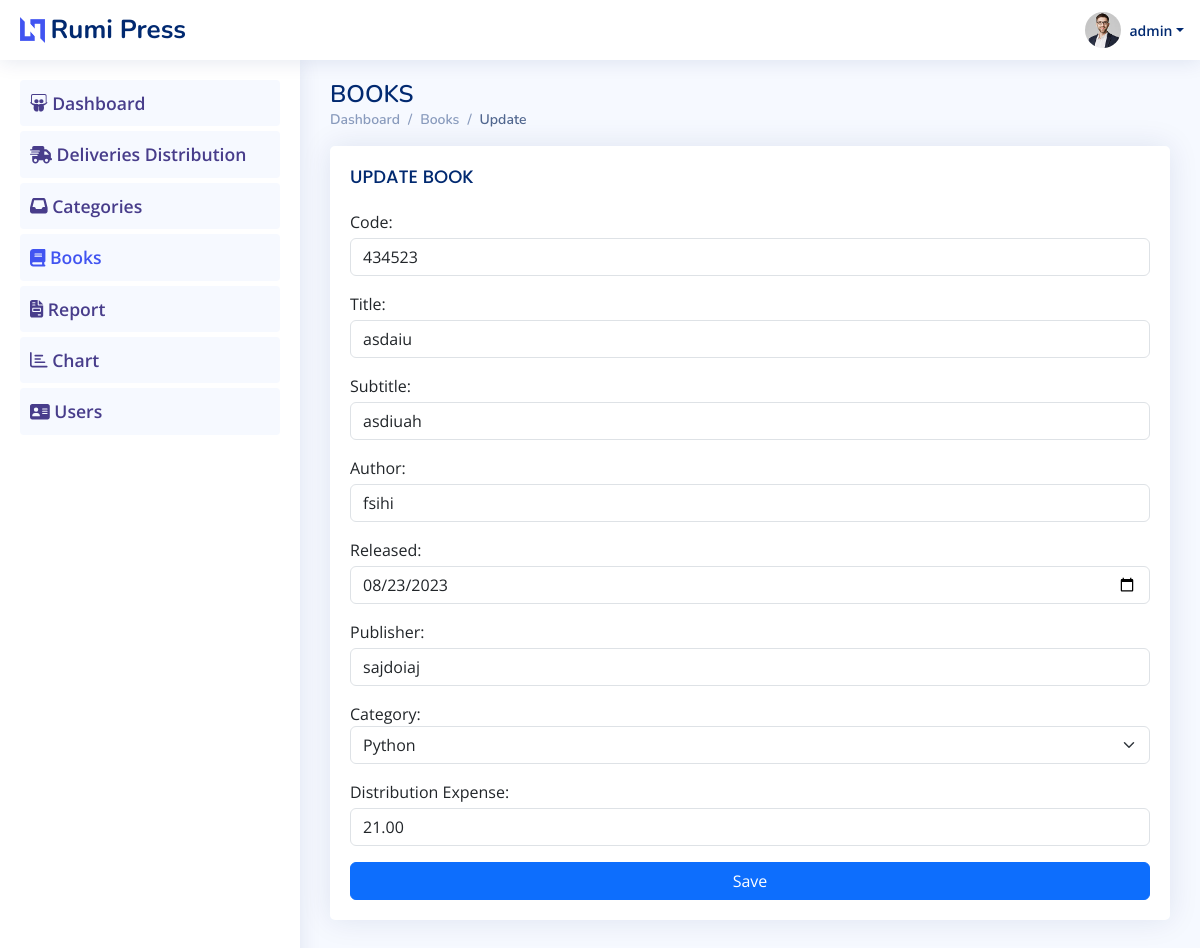
The page /books/2/update/ (signed in) on the database its author committed.
### tracker/models.py (models this page shows)
class Books(models.Model):
    book_code=models.IntegerField()
    title=models.CharField(max_length=255)
    subtitle=models.CharField(max_length=255, null=True)
    author=models.CharField(max_length=255)
    publishing_date=models.DateField()
    publisher=models.CharField(max_length=255)
    category=models.ForeignKey(Categories, on_delete=models.CASCADE)
    user=models.ForeignKey(User, on_delete=models.CASCADE, related_name='user_reg')
    date=models.DateField(auto_now=True)
    distribution_expense=models.DecimalField(max_digits=6, decimal_places=2)
    active=models.BooleanField(default=True)

### tracker/views.py (the view, shortened to what this page needs)
# urls.py: path('books/<int:pk>/update/', views.update_book, name='update_book'),
@login_required
def update_book(request, pk):
    books=Books.objects.filter(pk=pk, active=True).all().values()
    if request.method=='GET':
        return render(request, 'books/books_update.html',{'books':books,'categories':categories})

### templates/books/books_update.html (shortened to what this page needs)
{% extends 'base.html'%}
{% block content %}
<main id="main" class="main">
    <div class="pagetitle">
      <h1>BOOKS</h1>
      <nav>
        <ol class="breadcrumb">
          <li class="breadcrumb-item"><a href="{% url  'index' %}">Dashboard</a></li>
          <li class="breadcrumb-item active"><a href="{% url  'books' %}">Books</a></li>
          <li class="breadcrumb-item active">Update</li>
        </ol>
      </nav>
    </div>
    <section class="section">
    <div class="row">
        <div class="col-lg-12">
          <div class="card">
            <div class="card-body">
              <h5 class="card-title">UPDATE BOOK</h5>
                <form method="post">
                    {%if form %}
                    <div class="mb-3">
                        <label for="code">Code:</label>
                        <input type="number" step="1" name="code" id="code" value='{{form.code}}' class="form-control mt-1" placeholder="Code No" onkeypress='return validateKeypress(/[ 0-9]/g)' required>
                    </div>
                    <div class="mb-3">
                        <label for="title">Title:</label>
                        <input type="search" name="title" id="title" value='{{form.title}}' class="form-control mt-1" placeholder="Title" onkeypress='return validateKeypress(/[ a-zA-Z0-9ñÑáéíóúÁÉÍÓÚüÜ.!()+=&-]/g)' required>
                    </div>
                    <div class="mb-3">
                        <label for="subtitle">Subtitle:</label>
                        <input type="search" name="subtitle" id="subtitle" value='{{form.subtitle}}' class="form-control mt-1" placeholder="Subtitle" onkeypress='return validateKeypress(/[ a-zA-Z0-9ñÑáéíóúÁÉÍÓÚüÜ.!()+=&-]/g)' required>
                    </div>
                    <div class="mb-3">
                        <label for="author">Author:</label>
                        <input type="search" name="author" id="author" value='{{form.author}}' class="form-control mt-1" placeholder="Author" onkeypress='return validateKeypress(/[ a-zA-Z0-9ñÑáéíóúÁÉÍÓÚüÜ.!()+=&-]/g)' required>
                    </div>
                    <div class="mb-3">
                        <label for="released">Released:</label>
                        <input type="date" name="released" id="released" value='{{form.released}}' class="form-control mt-1" required>
                    </div>
                    <div class="mb-3">
                        <label for="publisher">Publisher:</label>
                        <input type="search" name="publisher" id="publisher" value='{{form.publisher}}' class="form-control mt-1" placeholder="Publisher" onkeypress='return validateKeypress(/[ a-zA-Z0-9ñÑáéíóúÁÉÍÓÚüÜ.!()+=&-]/g)' required>
                    </div>
                    <div class="mb-3">
                        <label for="">Category:</label>
                        <select name="category" id="category" class="form-select" required>
                            <option value="">-- SELECT CATEGORY --</option>
                            {% for category in categories %}
                                <option value="{{category.id}}"
                                {% if category.id|slugify == form.category|slugify %} selected {% endif %}>
                                    {{category.category}}
                                </option>
                            {% endfor %}
                        </select>
                    </div>
                    <div class="mb-3">
                        <label for="expense">Distribution Expense:</label>
                        <input type="number" name="expense" id="expense" value='{{form.expense}}' class="form-control mt-1" placeholder="Distribution Expense" onkeypress='return validateKeypress(/[ 0-9.]/g)' required>
                    </div>
                    {% else %}
                        {% for book in books %}
                            <div class="mb-3">
                                <label for="code">Code:</label>
                                <input type="number" step="1" name="code" id="code" value='{{book.book_code}}' class="form-control mt-1" placeholder="Code No" onkeypress='return validateKeypress(/[ 0-9]/g)' required>
                            </div>
                            <div class="mb-3">
                                <label for="title">Title:</label>
                                <input type="search" name="title" id="title" value='{{book.title}}' class="form-control mt-1" placeholder="Title" onkeypress='return validateKeypress(/[ a-zA-Z0-9ñÑáéíóúÁÉÍÓÚüÜ.!()+=&-]/g)' required>
                            </div>
                            <div class="mb-3">
                                <label for="subtitle">Subtitle:</label>
                                <input type="search" name="subtitle" id="subtitle" value='{{book.subtitle}}' class="form-control mt-1" placeholder="Subtitle" onkeypress='return validateKeypress(/[ a-zA-Z0-9ñÑáéíóúÁÉÍÓÚüÜ.!()+=&-]/g)' required>
                            </div>
                            <div class="mb-3">
                                <label for="author">Author:</label>
                                <input type="search" name="author" id="author" value='{{book.author}}' class="form-control mt-1" placeholder="Author" onkeypress='return validateKeypress(/[ a-zA-Z0-9ñÑáéíóúÁÉÍÓÚüÜ.!()+=&-]/g)' required>
                            </div>
                            <div class="mb-3">
                                <label for="released">Released:</label>
                                <input type="date" name="released" id="released" value="{{book.publishing_date | date:'Y-m-d'}}" class="form-control mt-1" required>
                            </div>
                            <div class="mb-3">
                                <label for="publisher">Publisher:</label>
                                <input type="search" name="publisher" id="publisher" value='{{book.publisher}}' class="form-control mt-1" placeholder="Publisher" onkeypress='return validateKeypress(/[ a-zA-Z0-9ñÑáéíóúÁÉÍÓÚüÜ.!()+=&-]/g)' required>
                            </div>
                            <div class="mb-3">
                                <label for="">Category:</label>
                                <select name="category" id="category" class="form-select" required>
                                    {% for category in categories %}
                                        <option value="{{category.id}}"
                                        {% if category.id|slugify == book.category_id|slugify %} selected {% endif %}>
                                            {{category.category}}
                                        </option>
                                    {% endfor %}
                                </select>
                            </div>
                            <div class="mb-3">
                                <label for="expense">Distribution Expense:</label>
                                <input type="number" step="any" name="expense" id="expense" value='{{book.distribution_expense}}' class="form-control mt-1" placeholder="Distribution Expense" onkeypress='return validateKeypress(/[ 0-9.]/g)' required>
                            </div>
                            <button class="btn btn-primary col-12">Save</button>
                        {% endfor %}
                    {% endif %}
                </form>
            </div>
          </div>
        </div>
    </div>
</main>
{% endblock %}

### templates/header.html (shortened to what this page needs)
{% load static%}
 <header id="header" class="header fixed-top d-flex align-items-center">
    <div class="d-flex align-items-center justify-content-between">
      <a href="{% url 'index' %}" class="logo d-flex align-items-center">
        <img src="{% static 'img/logo.png' %}" alt="">
        <span class="d-none d-lg-block">Rumi Press</span>
      </a>
    </div>
    <nav class="header-nav ms-auto">
      <ul class="d-flex align-items-center">
        <li class="nav-item dropdown pe-3">
            <a class="nav-link nav-profile d-flex align-items-center pe-0" href="#" data-bs-toggle="dropdown">
                <img src="{% static 'img/profile-img.jpg' %}" alt="Profile" class="rounded-circle">
                <span class="d-none d-md-block dropdown-toggle ps-2">{{user}}</span>
            </a>
        </li>
        </ul>
    </nav>
</header>

### static/css/style.css (style rules this page uses)
:root { scroll-behavior: smooth; }
body { font-family: "Open Sans", sans-serif; background: #f6f9ff; color: #444444; }
a { color: #4154f1; text-decoration: none; }
h1, h2, h3, h4, h5, h6 { font-family: "Nunito", sans-serif; }
#main { margin-top: 60px; padding: 20px 30px; transition: all 0.3s; }
.pagetitle { margin-bottom: 10px; }
.pagetitle h1 { font-size: 24px; margin-bottom: 0; font-weight: 600; color: #012970; }
.card { margin-bottom: 30px; border: none; border-radius: 5px; box-shadow: 0px 0 30px rgba(1, 41, 112, 0.1); }
.card-title { padding: 20px 0 15px 0; font-size: 18px; font-weight: 500; color: #012970; font-family: "Poppins", sans-serif; }
.card-body { padding: 0 20px 20px 20px; }
.breadcrumb { font-size: 14px; font-family: "Nunito", sans-serif; color: #899bbd; font-weight: 600; }
.breadcrumb a { color: #899bbd; transition: 0.3s; }
.breadcrumb .breadcrumb-item::before { color: #899bbd; }
.breadcrumb .active { color: #51678f; font-weight: 600; }
.logo { line-height: 1; }
@media (min-width: 1200px) { .logo { width: 280px; } }
.logo img { max-height: 26px; margin-right: 6px; }
.logo span { font-size: 26px; font-weight: 700; color: #012970; font-family: "Nunito", sans-serif; }
.header { transition: all 0.5s; z-index: 997; height: 60px; box-shadow: 0px 2px 20px rgba(1, 41, 112, 0.1); background-color: #fff; padding-left: 20px; }
.header-nav ul { list-style: none; }
.header-nav>ul { margin: 0; padding: 0; }
.header-nav .nav-profile { color: #012970; }
.header-nav .nav-profile img { max-height: 36px; }
.header-nav .nav-profile span { font-size: 14px; font-weight: 600; }
@media (min-width: 1200px) { #main, #footer { margin-left: 300px; } }

### rows shown on the page
Books: code "434523", title "asdaiu", subtitle "asdiuah", author "fsihi", released "08/23/2023", publisher "sajdoiaj", category "Python", expense "21.00"

### other values the page prints
{{ user }} "admin"
